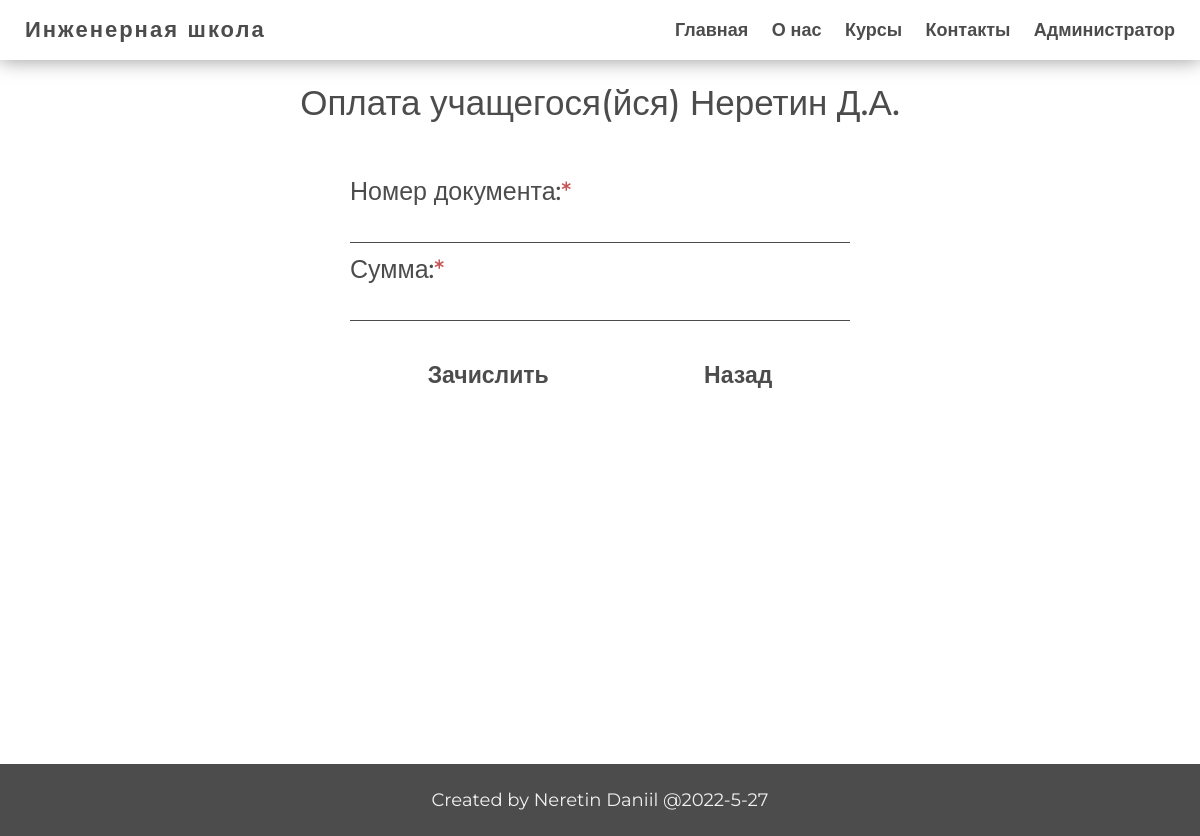
The page /admin/users/create_pay.php?id_student_pay=1 (signed in) on the database its author committed.
### tables this page shows
CREATE TABLE `students` (
  `id_student` int NOT NULL,
  `name` varchar(30) NOT NULL,
  `surname` varchar(50) NOT NULL,
  `last_name` varchar(50) NOT NULL,
  `balance` int DEFAULT '0',
  `phone` varchar(13) DEFAULT NULL,
  `mail` varchar(50) DEFAULT NULL,
  `photo` varchar(80) DEFAULT NULL,
  `login` varchar(15) NOT NULL,
  `password` varchar(60) NOT NULL
);

### app/controllers/edit_delete.php (called while the page is built, shortened)
<?php
if (isset($_GET['id_student_pay'])) {
    $id = $_GET['id_student_pay'];
    $student = selectOne('students', ['id_student' => $id]);
}

### app/db/db.php (called while the page is built, shortened)
<?php
require('connect.php');
function checkErrors($query)
{
    $errInfo = $query->errorInfo();
    return true;
}
function selectOne($table, $params = [])
{
    global $pdo;
    $sql = "select * from `$table`";
    if (!empty($params)) {
        $i = 0;
        foreach ($params as $key => $value) {
            if ($i === 0) {
                $sql = $sql . " WHERE $key = $value";
            } else {
                $sql = $sql . " AND $key = $value";
            }
            $i++;
        }
    }
    $query = $pdo->prepare($sql);
    $query->execute();
    return $query->fetch();
}
function selectOrder($table, $sort_sql, $params = [])
{
    global $pdo;
    $sql = "select * from `$table`";
    if (!empty($params)) {
        $i = 0;
        foreach ($params as $key => $value) {
            $value = "`" . $value . "`";
            $key = "'" . $key . "'";
            if ($i === 0) {
                $sql = $sql . " WHERE $value = $key";
            } elseif ($i === 1) {
                $sql = $sql . " AND $value >= $key";
            } else {
                $sql = $sql . " AND $value <= $key";
            }
            $i++;
        }
    }
    $sql = $sql . " ORDER BY $sort_sql";
    $query = $pdo->prepare($sql);
    $query->execute();
    return $query->fetchAll();
}

### app/controllers/control.php (called while the page is built, shortened)
<?php
$number = '';
include SITE_ROOT . '/app/db/db.php';
include SITE_ROOT . '/app/controllers/edit_delete.php';

### path.php (called while the page is built, shortened)
<?php
include SITE_ROOT . '/app/controllers/control.php';

### admin/users/create_pay.php (the view, shortened to what this page needs)
<?php
include '../../path.php';
?>
<!DOCTYPE html>
<html lang="en">
<head>
    <?php include SITE_ROOT . '/app/include/head.php' ?>
</head>
<body>
<div class="wrapper">
    <?php include SITE_ROOT . '/app/include/header.php' ?>
    <main class="main">
        <div class="container">
            <form class="admin_pages_create" action="" method="post">
                <div class="title">Оплата учащегося(йся) <?php echo $student['surname'] . ' ';
                    echo mb_substr($student['name'], 0, 1) . '.';
                    echo mb_substr($student['last_name'], 0, 1) . '.'; ?></div>
                <div class="error_create"><?= $error ?></div>
                <div class="create-for-admin">
                    <label>
                        <span>Номер документа:</span>
                        <input value="<?= $number ?>" type="text" name="number" required>
                    </label>
                    <label>
                        <span>Сумма:</span>
                        <input value="<?= $summary ?>" type="number" min="0" name="summary" required>
                    </label>
                </div>
                <div class="create-btn">
                    <button type="submit" name="btn-add" value="pay">Зачислить</button>
                    <a href="index.php">Назад</a>
                </div>
            </form>
        </div>
    </main>
    <?php include SITE_ROOT . '/app/include/footer.php' ?>
</div>
</body>
</html>

### css/StylePHP.css (style rules this page uses)
.error_create { height: 30px; text-align: center; color: #c75454; font-size: 22px; font-weight: 500; margin: 10px 0; }
input:in-range { border-bottom: 1px solid #339967; }
.create-for-admin span::after { content: '*'; color: #c75454; }
.admin_pages_create .title { margin: 2% 0 1%; }

### rows shown on the page
students: surname "Неретин", name "Д", last_name "А"
